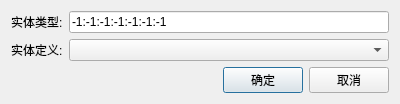
<?xml version="1.0" encoding="UTF-8"?>
<ui version="4.0">
 <class>ByyEntityDefineAddDialog</class>
 <widget class="QDialog" name="ByyEntityDefineAddDialog">
  <property name="geometry">
   <rect>
    <x>0</x>
    <y>0</y>
    <width>400</width>
    <height>99</height>
   </rect>
  </property>
  <property name="windowTitle">
   <string>创建新的实体定义</string>
  </property>
  <layout class="QVBoxLayout" name="verticalLayout">
   <item>
    <layout class="QHBoxLayout" name="horizontalLayout">
     <item>
      <widget class="QLabel" name="label">
       <property name="text">
        <string>实体类型:</string>
       </property>
      </widget>
     </item>
     <item>
      <widget class="QLineEdit" name="lineEdit">
       <property name="text">
        <string>-1:-1:-1:-1:-1:-1:-1</string>
       </property>
      </widget>
     </item>
    </layout>
   </item>
   <item>
    <layout class="QHBoxLayout" name="horizontalLayout_2">
     <item>
      <widget class="QLabel" name="label_2">
       <property name="text">
        <string>实体定义:</string>
       </property>
      </widget>
     </item>
     <item>
      <widget class="QComboBox" name="comboBox">
       <property name="sizePolicy">
        <sizepolicy hsizetype="Expanding" vsizetype="Fixed">
         <horstretch>0</horstretch>
         <verstretch>0</verstretch>
        </sizepolicy>
       </property>
      </widget>
     </item>
    </layout>
   </item>
   <item>
    <layout class="QHBoxLayout" name="horizontalLayout_3">
     <item>
      <spacer name="horizontalSpacer">
       <property name="orientation">
        <enum>Qt::Horizontal</enum>
       </property>
       <property name="sizeHint" stdset="0">
        <size>
         <width>40</width>
         <height>20</height>
        </size>
       </property>
      </spacer>
     </item>
     <item>
      <widget class="QPushButton" name="pushButton">
       <property name="text">
        <string>确定</string>
       </property>
      </widget>
     </item>
     <item>
      <widget class="QPushButton" name="pushButton_2">
       <property name="text">
        <string>取消</string>
       </property>
      </widget>
     </item>
    </layout>
   </item>
  </layout>
 </widget>
 <layoutdefault spacing="6" margin="11"/>
 <resources/>
 <connections>
  <connection>
   <sender>pushButton</sender>
   <signal>clicked()</signal>
   <receiver>ByyEntityDefineAddDialog</receiver>
   <slot>accept()</slot>
   <hints>
    <hint type="sourcelabel">
     <x>263</x>
     <y>74</y>
    </hint>
    <hint type="destinationlabel">
     <x>108</x>
     <y>76</y>
    </hint>
   </hints>
  </connection>
  <connection>
   <sender>pushButton_2</sender>
   <signal>clicked()</signal>
   <receiver>ByyEntityDefineAddDialog</receiver>
   <slot>reject()</slot>
   <hints>
    <hint type="sourcelabel">
     <x>351</x>
     <y>80</y>
    </hint>
    <hint type="destinationlabel">
     <x>207</x>
     <y>89</y>
    </hint>
   </hints>
  </connection>
 </connections>
</ui>
